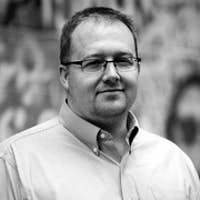
#> input picture course1/module1/chris.tiff, 200 x 200 px
$ jupyter execute --allow-errors mywork.ipynb   (shell and % lines are left out)
#> lines starting #> are read from the running program, lines starting #| are printed output that depends on the picture
[cell 1]
import csv


#> (the rest of this cell did not finish here and is left out)

#> (a cell that did not finish here is left out)

http://pythonstudy.xyz/python/article/23-Iterator%EC%99%80-Generator

#> (a cell that did not finish here is left out)

[cell 4]
import datetime as dt
import time

time = time.time()
dtnow = dt.datetime.fromtimestamp(time)
dtnow.year

[cell 5]
delta = dt.timedelta(days=300)
dtnow - delta

1. Python doesn't have private or protected, all instances and methods are public
2. map built-in func is one example of a functional programming feature

# Map Function
1. Functional programming is a programming paradigm in which you explicitly declare all parameters which could change through execution of a given function. Thus functional programming is referred to as being side-effect free, because there is a software contract that describes what can actually change by calling a function. Now, Python isn't a functional programming language in the pure sense. Since you can have many side effects of functions, and certainly you don't have to pass in the parameters of everything that you're interested in changing. But functional programming causes one to think more heavily while chaining operations together. And this really is a sort of underlying theme in much of data science and date cleaning in particular.

2. Check Python documentation about map
3. Python의 map object는 lazy evaluation -> user가 result나 contents 보기 전까지는 계산 안함 -> efficient memory management
4. This passing around of functions and data structures which they should be applied to, is a hallmark of functional programming. It's very common in data analysis and cleaning

[cell 6]
#Quiz about map() function
people = ['Dr. Christopher Brooks', 'Dr. Kevyn Collins-Thompson', 'Dr. VG Vinod Vydiswaran', 'Dr. Daniel Romero']

def split_title_and_name(person):
    lst = person.split(' ')
    return lst[0] + ' ' + lst[-1]

list(map(split_title_and_name, people))

# lambda
0. anonymous func
1. Default value나 Complex Logic은 사용 불가능
2. Useful for simple little data cleaning task

[cell 7]
def add(a,b):
    return a+b

func = lambda a, b, c : add(a,b)
func(5,55,2)

# List Comprehension
[(Value you want) (For loop) (Condition)]

1. It offer readability and performance benefit(?)
<Q> 왜 performance benefit이 있지

[cell 8]
[number for number in range(1000) if number > 300 and number%2==1]
(number for number in range(1000) if number > 300 and number%2==1)

[cell 9]
def times_tables():
    lst = []
    for i in range(10):
        for j in range (10):
            lst.append(i*j)
    return lst

#times_tables()

[cell 10]
import itertools

quiz = [num1*num2 for num1,num2 in list(itertools.product(range(10),range(10)))]
times_tables() == quiz

# Numpy

[cell 11]
import numpy as np
import math


arr = np.array([[1,2,3],[4,5,6]])
arr.shape

#> (a cell that did not finish here is left out)

[cell 13]
np.random.rand(3,4)
np.arange(10,51,3) #Create array with difference k from start to end
np.linspace(0,2,15) #Create array with k elements from start to end that has same difference

[cell 14]
a = np.arange(10,50,10)
b = np.arange(1,5,1)
a-b
a+b
a*b
a/b
a**b
a@b #Product 내적

[cell 15]
#If I write code with Array c(not specific element like c[2][3]), code is applied to all variables
#This is elementwise operation
c = np.random.randint(0,30,(5,6))
d = c*9/5+32

[cell 16]
#I can also use Conditional operator
d > 40
d%2==1

[cell 17]
#When manipulating arrays of different types, the type of the result will correspond to
#the more general of the two types -> upcasting
e = np.linspace(0,2,5)
f = np.random.randint(0,5,5)
(e+f).dtype

[cell 18]
g = e+f
g.min()
g.sum()
g.mean()

[cell 19]
np.zeros((5,6))
np.ones((6,7))

[cell 20]
h = np.arange(1,16,1).reshape(3,5)
lst = [3,4,5,6,7]
h, sum(lst)

[cell 21]
#map function is appled for each row
list(map(lambda x:x.sum(),h))

Now, we often think about two dimensional arrays being made up of rows and columns, but you can also think of these arrays as just a **giant ordered list of numbers**, and the *shape* of the array, the number of rows and columns, is just an abstraction that we have for a particular purpose.
Actually, **this is exactly how basic images are stored in computer environments.**

[cell 22]
from PIL import Image
from IPython.display import display

# And let's just look at the image I'm talking about
im = Image.open('chris.tiff')
#> im is the input picture: PIL image 200x200 L; min 0, max 255, mean 156.5
im2 = Image.open('god.jpg')
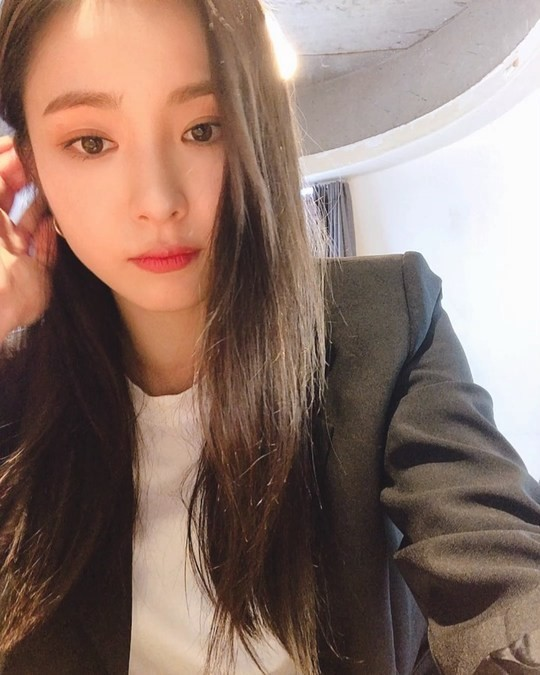
#> input picture course1/module1/god.jpg, 540 x 675 px
#> im2 is the input picture: PIL image 540x675 RGB; mean R, G, B 140.7, 116.4, 106.2
#display(im),display(im2)

[cell 23]
arr1 = np.array(im)
arr2 = np.array(im2)
arr3 = arr2 & 0x11001011
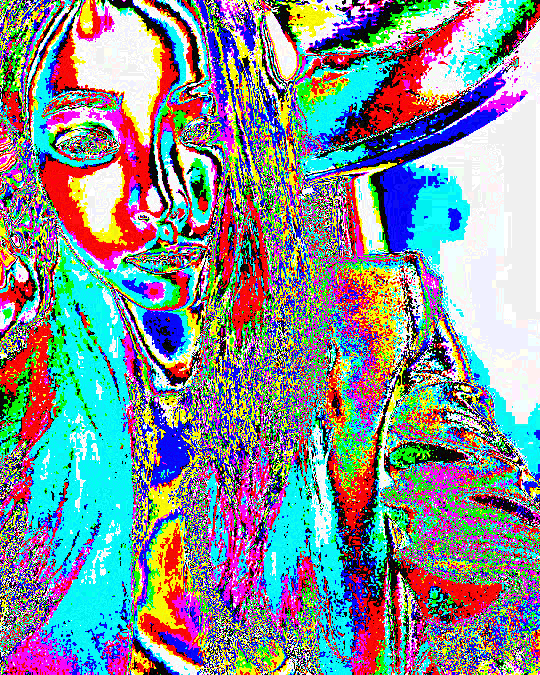
#> arr3: shape (675, 540, 3) int32; mean R, G, B 8.72, 9.49, 9.83; drawn with min black and max white
mask1 = np.full(arr1.shape,255)
mask2 = np.full(arr2.shape,255)

modified1 = mask1 - arr1
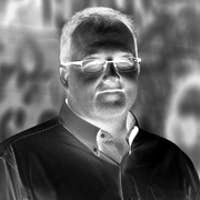
#> modified1: shape (200, 200) int64; min 0, max 255, mean 98.5
modified2 = mask2 - arr2
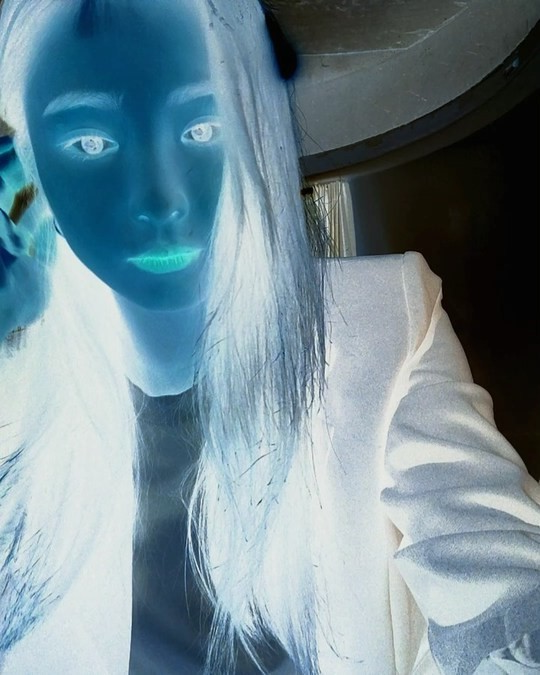
#> modified2: shape (675, 540, 3) int64; mean R, G, B 114.3, 138.6, 148.8

#modified1, modified2

[cell 24]
modified1.dtype, modified2.dtype
modified1= modified1.astype(np.uint8)
modified2 = modified2.astype(np.uint8)
arr3 = arr3.astype(np.uint8)
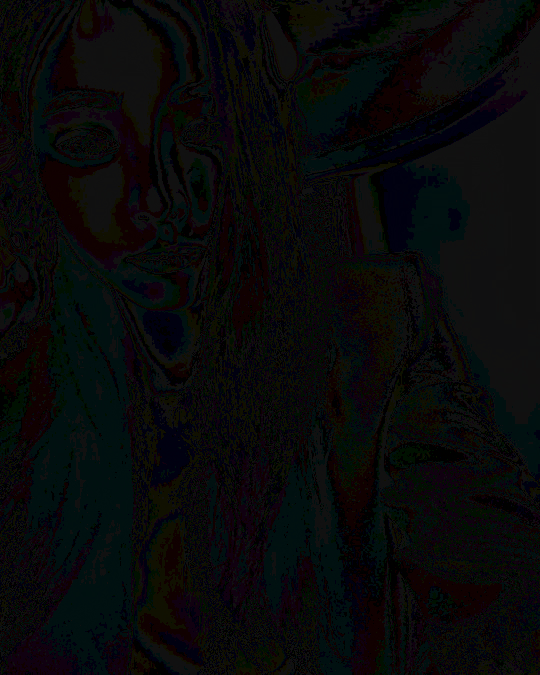
#> arr3: shape (675, 540, 3); mean R, G, B 8.72, 9.49, 9.83

modified1.dtype, modified2.dtype
#modified1,modified2

[cell 25]
#display(Image.fromarray(arr3))
#display(Image.fromarray(modified2))

[cell 26]
reshaped1 = np.reshape(arr1,(100,400))
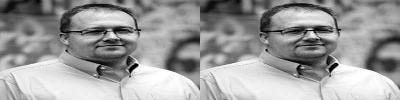
#> reshaped1: shape (100, 400); min 0, max 255, mean 156.5
reshaped2 = np.reshape(arr2,(250,1458,3))
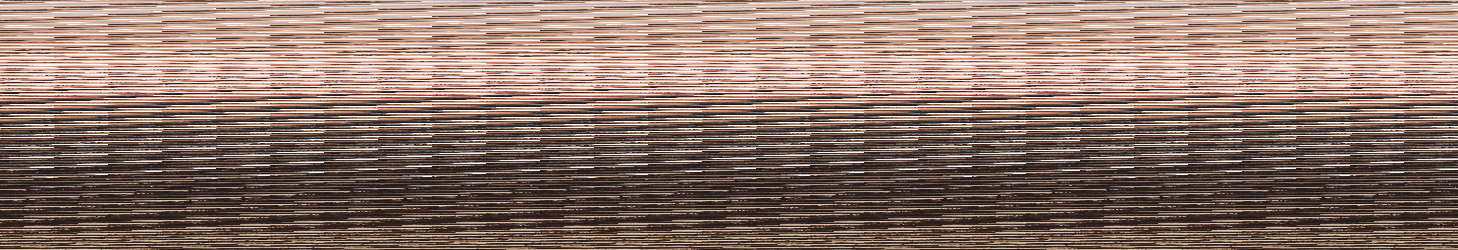
#> reshaped2: shape (250, 1458, 3); mean R, G, B 140.7, 116.4, 106.2
arr2.shape, reshaped2.shape
#> Out = ((675, 540, 3), (250, 1458, 3))
